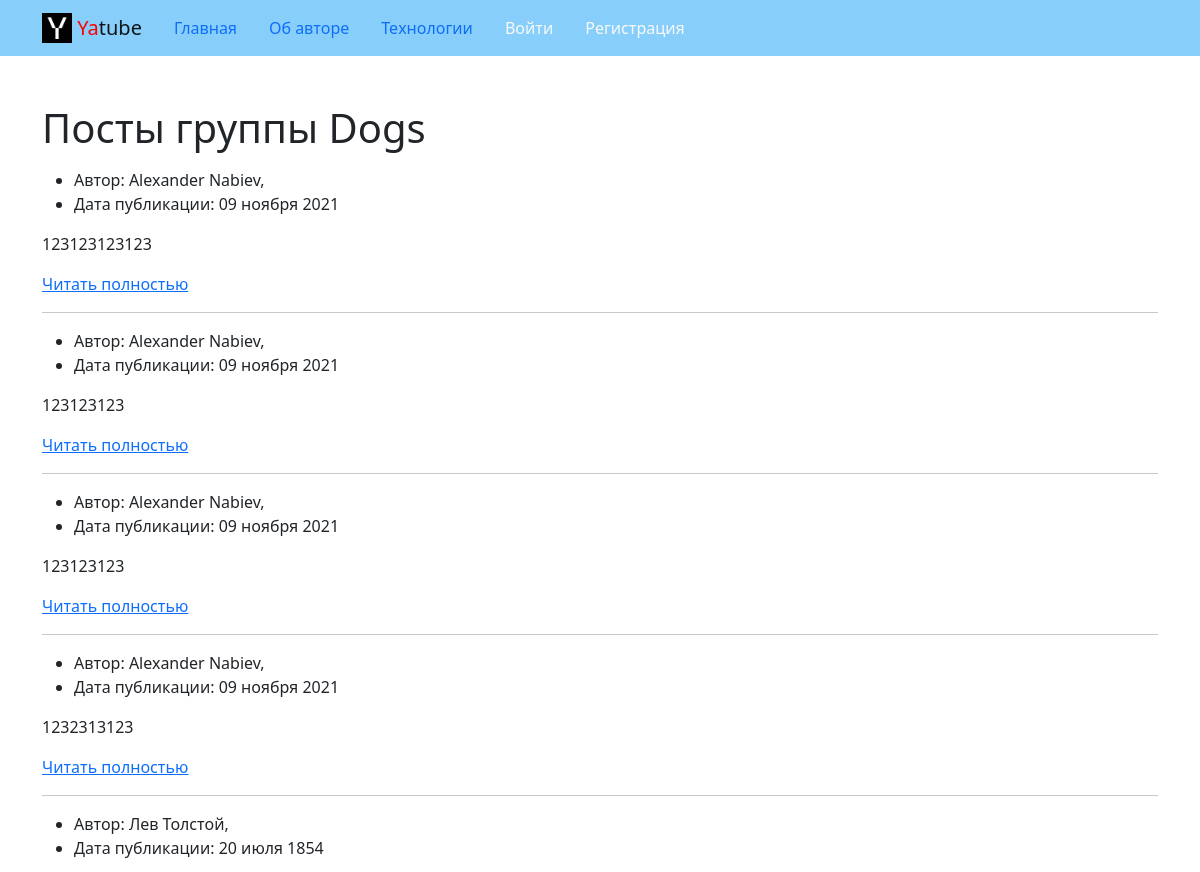
The page /group/dogs/ (upper part) on the database as committed earlier.
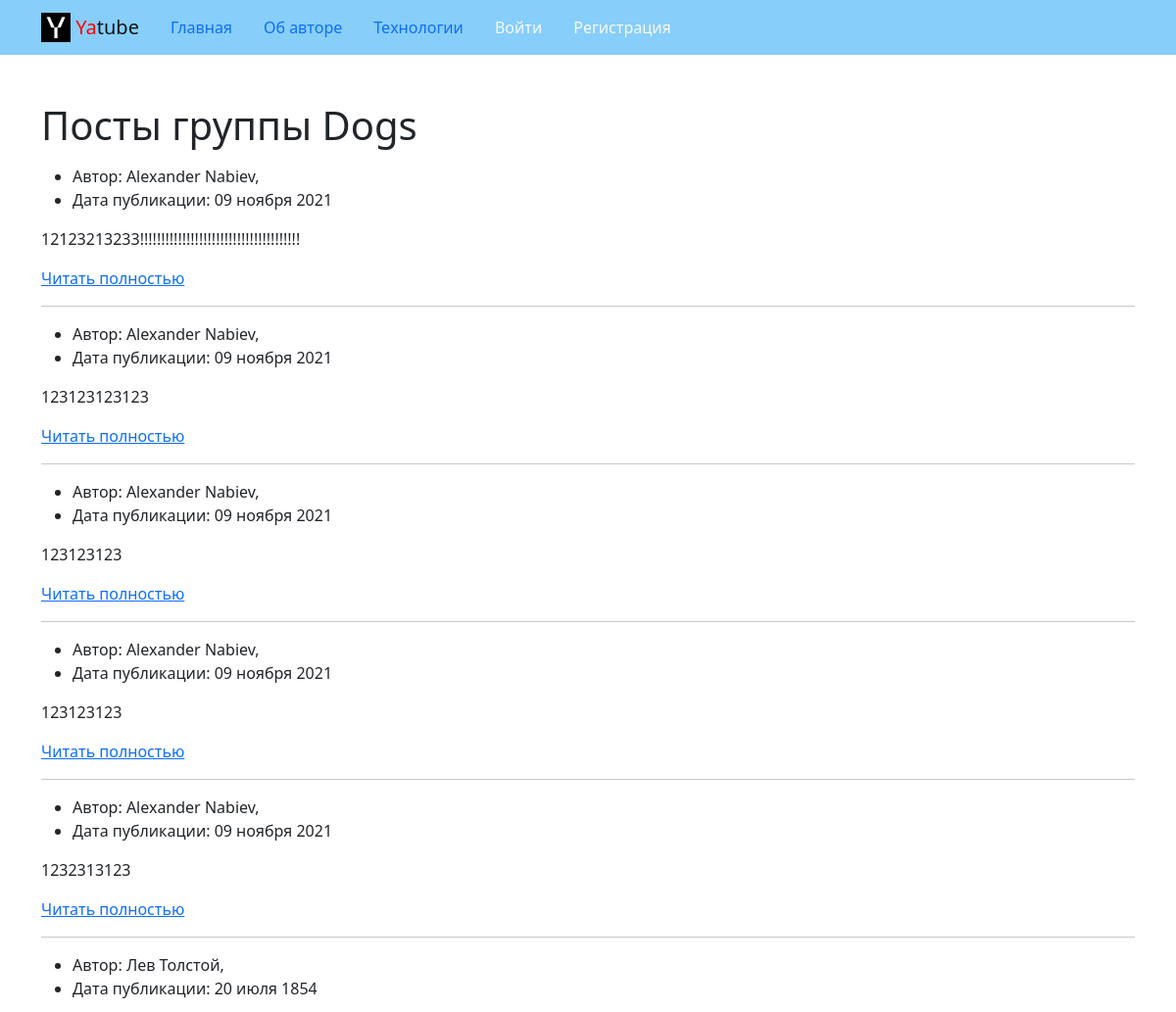
The same page on the database as committed later.
### posts/models.py (models this page shows, shortened)
class Post(models.Model):
    text = models.TextField()
    pub_date = models.DateTimeField(auto_now_add=True)
    author = models.ForeignKey(
        User,
        on_delete=models.CASCADE,
        related_name='posts'
    )
    group = ForeignKey(
        Group,
        on_delete=models.SET_NULL,
        related_name='posts',
        blank=True, null=True
    )

### groups/views.py (the view)
# urls.py: path('<slug:slug>/', views.group_posts, name='group_list'),
def group_posts(request, slug):
    template = 'groups/group_list.html'
    group = get_object_or_404(Group, slug=slug)
    title = group.title
    page_title = f'Посты группы {title}.'
    posts = group.posts.all().order_by('-pub_date')
    paginator = Paginator(posts, 10)
    page_number = request.GET.get('page')
    page_obj = paginator.get_page(page_number)
    context = {
        'group_slug': slug,
        'posts': page_obj,
        'group_title': title,
        'page_title': page_title,
    }
    return render(request, template, context)

### core/context_processors/year.py (called while the page is built)
def year(request):
    cur_year = dt.now().year
    return {
        'year': cur_year
    }

### templates/groups/group_list.html (shortened to what this page needs)
{% extends 'base.html' %}
{% block content %}
      <div class="container py-5">
        <h1>
          <p>
            Посты группы {{ group_title }}
          </p>
        </h1>
        {% for post in posts %}
          <article>
            <ul>
              <li>
                Автор: {{ post.author.first_name }} {{ post.author.last_name }},
              </li>
              <li>
                Дата публикации: {{ post.pub_date|date:"d E Y" }}
              </li>
            </ul>
            <p>
              {{ post.text|safe }}
            </p>
            <p>
            <a href="{% url 'posts:post_detail' post.pk %}">Читать полностью</a>
            </p>
          </article>
          {% if not forloop.last %}
            <hr>
          {% endif %}
        {% endfor %}
      </div>
  {% endblock content %}

Rows that differ between the two databases and show on the page:
added Post: author.first_name "Alexander", author.last_name "Nabiev", pub_date "09 ноября 2021", text "12123213233!!!!!!!!!!!!!!!!!!!!!!!!!!!!!!!!!!!!!!"
